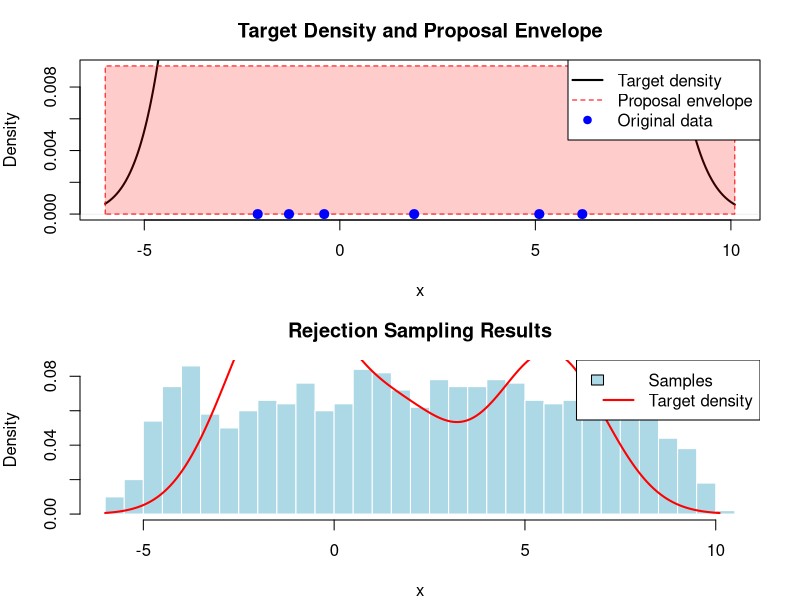

R code for this plot:
# Finally I asked claude.ai to do it for me.
library(Cairo)

# Original data and density
rx <- c(-2.1, -1.3, -.4, 1.9, 5.1, 6.2)
d <- density(rx, bw = 1.3)

# Create a function to interpolate the density
target_density <- approxfun(d$x, d$y, yleft = 0, yright = 0)

# Find the maximum of the target density for the envelope
max_density <- max(d$y)
M <- max_density * 1.1  # Add 10% margin

# Proposal distribution: uniform over the range
x_min <- min(d$x)
x_max <- max(d$x)
proposal_density <- 1 / (x_max - x_min)

# Rejection sampling function
rejection_sample <- function(n, seed = NULL)
{
  if (!is.null(seed))
      set.seed(seed)
  
  samples <- numeric(n)
  accepted <- 0
  total_attempts <- 0
    
  while (accepted < n) {
      # Sample from proposal (uniform)
      x_prop <- runif(1, x_min, x_max)
    
      # Sample uniform for acceptance test
      u <- runif(1, 0, M * proposal_density)
        
      total_attempts <- total_attempts + 1
        
      # Accept if u < target density
      if (u < target_density(x_prop)) {
            accepted <- accepted + 1
            samples[accepted] <- x_prop
      }
   }
  
  accrate <- n / total_attempts
  list(samples = samples, accrate = accrate, 
                total_attempts = total_attempts)
}

# Generate samples
set.seed(123)
result <- rejection_sample(1000)

cat("Acceptance rate:", round(result$accrate * 100, 2), "%\n")
cat("Total attempts:", result$total_attempts, "\n")

# Visualization
CairoPNG("kd4.png", 1600, 800)
par(mfrow = c(2, 1), mar = c(4, 4, 3, 2))

# Plot 1: Density with proposal envelope
plot(d, main = "Target Density and Proposal Envelope", 
          xlab = "x", ylab = "Density", lwd = 2, ylim = c(0, M * proposal_density))
polygon(c(x_min, x_min, x_max, x_max), 
                c(0, M * proposal_density, M * proposal_density, 0),
                        col = rgb(1, 0, 0, 0.2), border = "red", lty = 2)
points(rx, rep(0, length(rx)), pch = 19, col = "blue", cex = 1.2)
legend("topright", 
              legend = c("Target density", "Proposal envelope", "Original data"),
                     col = c("black", "red", "blue"), 
                     lty = c(1, 2, NA), pch = c(NA, NA, 19), lwd = c(2, 1, NA))

# Plot 2: Histogram of samples vs target density
hist(result$samples, breaks = 30, probability = TRUE, 
          main = "Rejection Sampling Results", 
               xlab = "x", ylab = "Density", col = "lightblue", border = "white")
lines(d, lwd = 2, col = "red")
legend("topright", 
              legend = c("Samples", "Target density"),
                     fill = c("lightblue", NA), border = c("black", NA),
                     lty = c(NA, 1), lwd = c(NA, 2), col = c(NA, "red"))

par(mfrow = c(1, 1))
dev.off()
